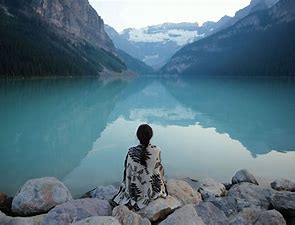
#> input picture img1.jpg, 295 x 225 px
$ jupyter execute crop_2_merge.ipynb
#> lines starting #> are read from the running program, lines starting #| are printed output that depends on the picture
[cell 1]
import cv2
import numpy as np

# read all the images
# we are going to take 4 images only
image1=cv2.imread("img1.jpg")
#> image1 is the input picture: shape (225, 295, 3); mean B, G, R 131.3, 118.1, 90.2
image2=cv2.imread("img2.jpg")
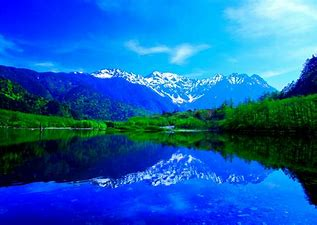
#> input picture img2.jpg, 317 x 225 px
#> image2 is the input picture: shape (225, 317, 3); mean B, G, R 177.6, 96.1, 22.5
image1=cv2.resize(image1,(400,400))
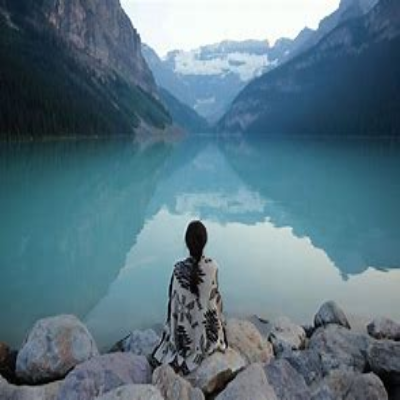
#> image1: shape (400, 400, 3); mean B, G, R 131.1, 118, 90.1
image2=cv2.resize(image2,(400,400))
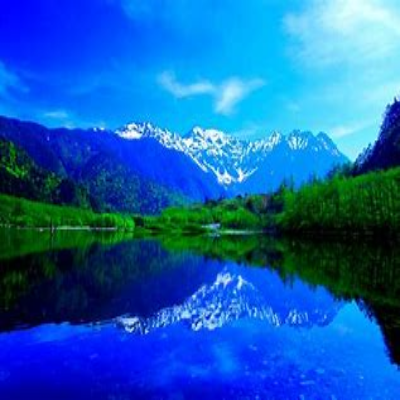
#> image2: shape (400, 400, 3); mean B, G, R 177.5, 95.9, 22.4

[cell 2]
cphoto1 = image1[200:350, :]
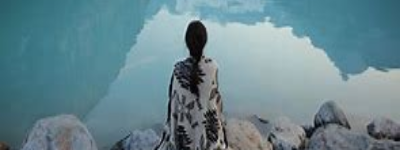
#> cphoto1: shape (150, 400, 3); mean B, G, R 144.1, 135.4, 104.4
cphoto2 = image2[350:400, :]
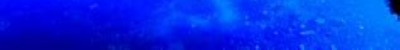
#> cphoto2: shape (50, 400, 3); mean B, G, R 227.8, 43.4, 2.8
cphoto3= image2[100:200,:]
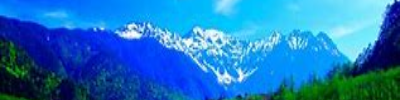
#> cphoto3: shape (100, 400, 3); mean B, G, R 190.6, 119.4, 31.5
cphoto4= np.concatenate((cphoto3,cphoto1,cphoto2))
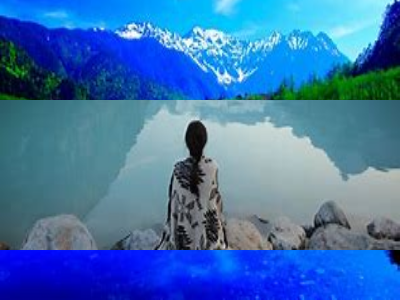
#> cphoto4: shape (300, 400, 3); mean B, G, R 173.6, 114.7, 63.2
